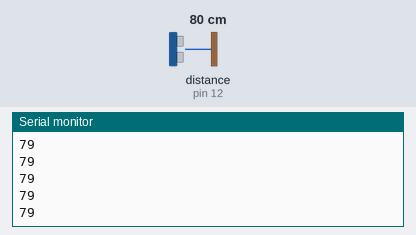
A sketch run on a simulated Arduino Uno, built with avr-gcc and run on an emulated ATmega328P. On the bench: the last lines printed to the serial monitor. Wiring (inferred from the names in the program): ultrasonic range finder: trigger pin 13; echo pin 12. Inputs (shaded band) come from the test bench; at power-on: distance to the obstacle (sensor on pin 12) 80 cm. The echo pulse lasts 58.3 µs per cm.

Above: at 1.2 s.
1.3 s: distance to the obstacle (sensor on pin 12) set to 2 cm
At 1.34 s:
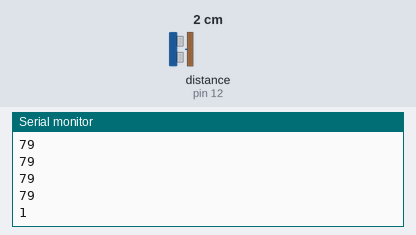
2.8 s: distance to the obstacle (sensor on pin 12) set to 4 cm
At 2.81 s:
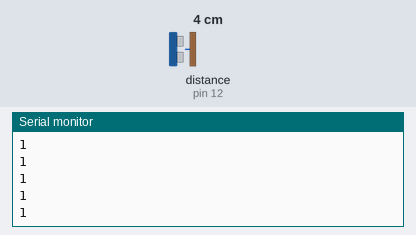
Timing chart, 0 to 5.8 s (numbered marks = the images above; inputs shaded):
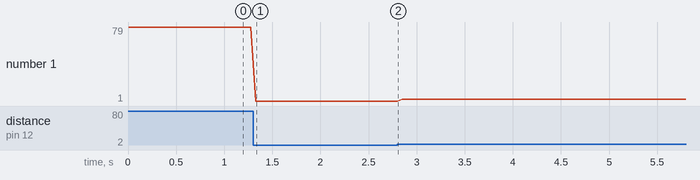

Measured:
- after the input at 1.3 s, the serial monitor: prints a new line at once (image 1)
- plotted number 1: 79 → 1 after the input at 1.3 s, 1 → 3 after the input at 2.8 s

The sketch:

ultrasonic.ino
```cpp
/*
HC-SR04 Ping distance sensor]
VCC to arduino 5v GND to arduino GND
Echo to Arduino pin 13 Trig to Arduino pin 12
Red POS to Arduino pin 11
Green POS to Arduino pin 10
560 ohm resistor to both LED NEG and GRD power rail
More info at: http://goo.gl/kJ8Gl
Original code improvements to the Ping sketch sourced from Trollmaker.com
Some code and wiring inspired by http://en.wikiversity.org/wiki/User:Dstaub/robotcar
*/

#define trigPin 13
#define echoPin 12
#define led 11
#define led2 10
//#define LEDPin 13

int maximumRange = 200; // Maximum range needed
int minimumRange = 0; // Minimum range needed
long duration, distance; // Duration used to calculate distance

void setup() {
 Serial.begin (9600);
 pinMode(trigPin, OUTPUT);
 pinMode(echoPin, INPUT);
}

void loop() {
/* The following trigPin/echoPin cycle is used to determine the
 distance of the nearest object by bouncing soundwaves off of it. */
 digitalWrite(trigPin, LOW);
 delayMicroseconds(2);

 digitalWrite(trigPin, HIGH);
 delayMicroseconds(10);

 digitalWrite(trigPin, LOW);
 duration = pulseIn(echoPin, HIGH);

 //Calculate the distance (in cm) based on the speed of sound.
 distance = duration/58.2;

 if (distance >= maximumRange || distance <= minimumRange){
 /* Send a negative number to computer and Turn LED ON
 to indicate "out of range" */
 Serial.println("-1");
 }
 else {
 /* Send the distance to the computer using Serial protocol, and
 turn LED OFF to indicate successful reading. */
 Serial.println(distance);

 }

 //Delay 50ms before next reading.
 delay(50);
}
```
